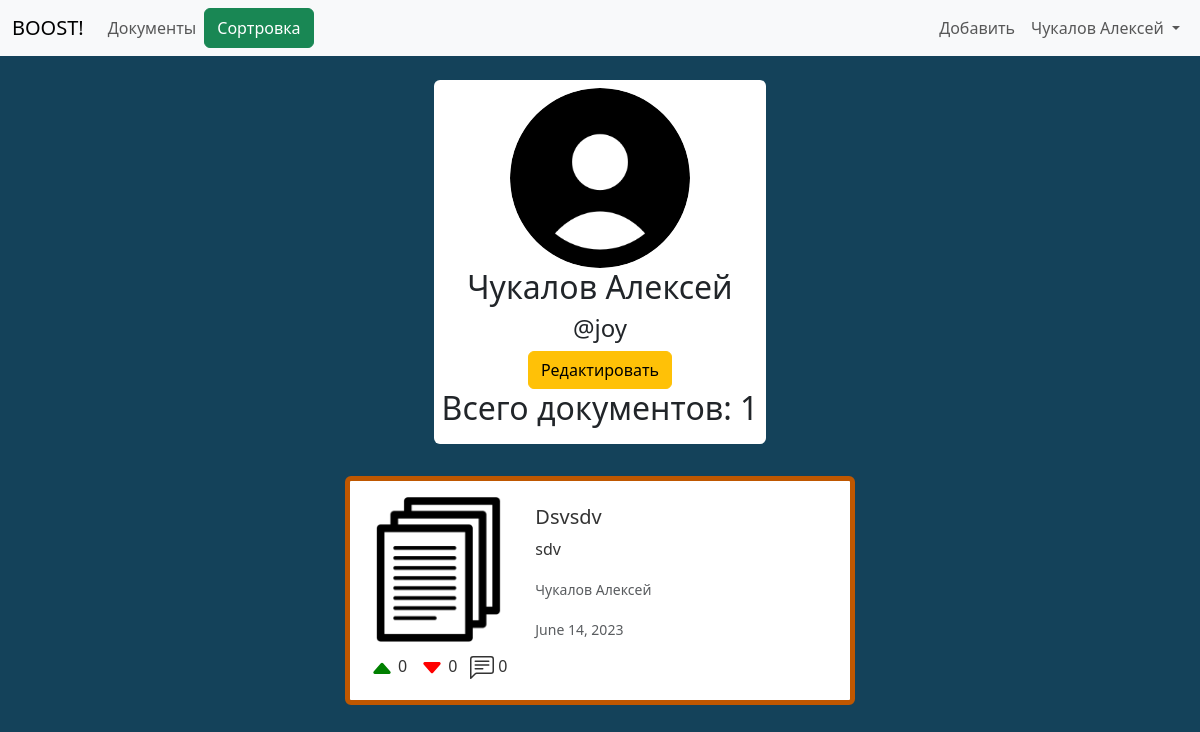
Before: /id1/ (signed in) with the older database file.
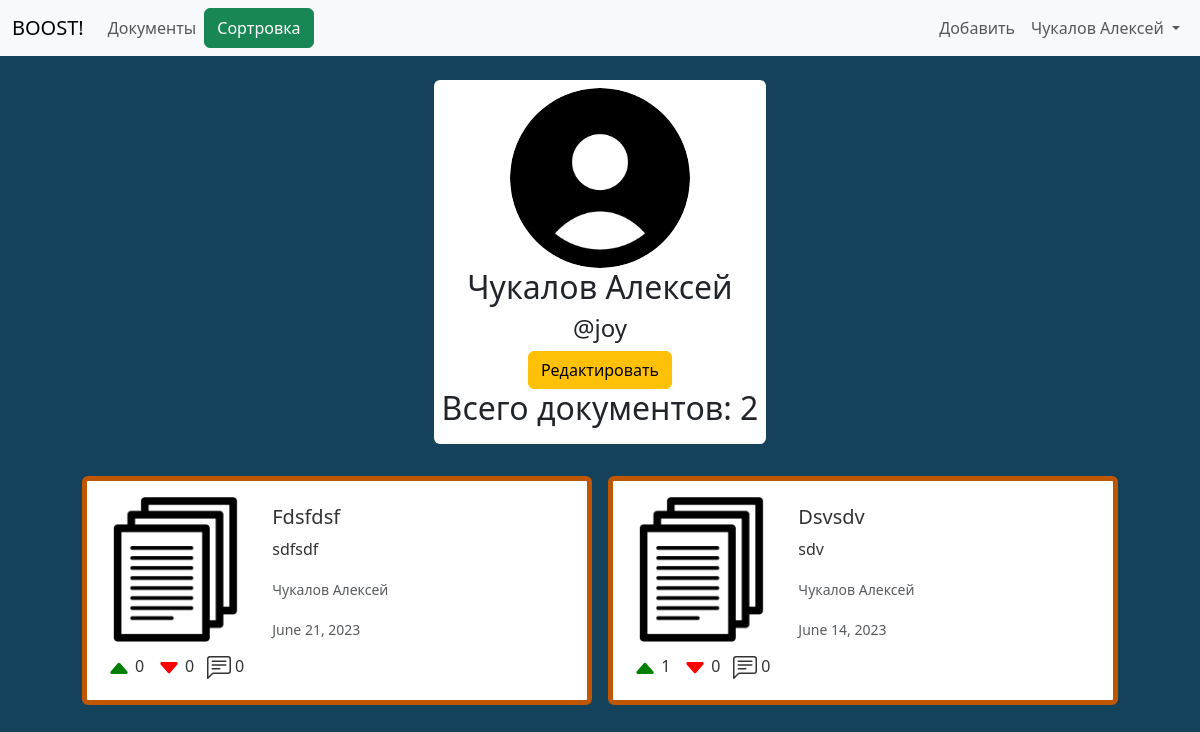
After: the same page with the newer database file.
### app/models.py (models this page shows, shortened)
class Doc (models.Model):
    objects = models.Manager()
    title = models.CharField(max_length=255)
    description = models.CharField(max_length=511, blank=True)
    link = models.URLField(max_length=255, unique=True)
    path = models.CharField(max_length=127)
    preview = models.ImageField(
        upload_to='media/',
        blank=False,
        default='media/default_images/default_document.png'
    )
    likes = models.IntegerField(default=0)
    dislikes = models.IntegerField(default=0)
    comments = models.IntegerField(default=0)
    studies = models.ManyToManyField(Study)
    subjects = models.ManyToManyField(Subject)
    author = models.ForeignKey(User, on_delete=models.CASCADE)
    date = models.DateField()

### accounts/models.py (models this page shows, shortened)
class User (AbstractBaseUser):
    objects = UserManager()
    email = models.EmailField(
        verbose_name='адресс электронной почты',
        max_length=255,
        unique=True
    )
    username = models.CharField(
        verbose_name='ник',
        max_length=30,
        unique=True
    )
    avatar = models.ImageField(
        verbose_name='Avatar',
        default=DEFAULT_AVATAR,
        upload_to='media/',
        blank=False,
    )
    first_name = models.CharField(
        verbose_name='ваше имя',
        max_length=30
    )
    last_name = models.CharField(
        verbose_name='вашу фамилию',
        max_length=30
    )
    bookmarks = models.ManyToManyField(
        Doc,
        blank=True
    )
    is_active = models.BooleanField(default=True)
    staff = models.BooleanField(default=False)
    admin = models.BooleanField(default=False)
    USERNAME_FIELD = 'email'
    REQUIRED_FIELDS = ['username', 'first_name', 'last_name']
    def __str__(self):
        return f'{self.last_name} {self.first_name}'

### app/views.py (the view)
# urls.py: path('id<int:pk>/', login_required(views.profile, login_url='/login/'), name='profile'),
def profile(request, pk):
    context = {}
    user_profile = User.objects.get(pk=pk)
    docs = Doc.objects.filter(
        author=user_profile
    )
    if request.GET.get('drop'):
        return redirect(f'/id{request.user.pk}')
    sort_docs = SortDocs(request)
    sort_docs.convert()
    docs = sort_docs.make_request(docs)
    context['sort_form'] = TagsSortForm(
        initial={
            'studies': sort_docs.studies,
            'sort_type': sort_docs.sort_type_get,
            'subjects': sort_docs.subjects,
        }
    )
    context['search_form'] = SearchForm(
        initial={
            'q': sort_docs.search
        }
    )
    for i in range(len(docs)):
        docs[i].title = docs[i].title.capitalize()
    context['user_profile'] = user_profile
    context['docs'] = docs
    context['has_docs'] = True
    return render(request, 'profile.html', context)

### app/third_party/sort_docs.py (called while the page is built, shortened)
    def convert(self):
        if self.sort_type_get:
            self.sort_type = self.SORT_TYPES[int(self.sort_type_get) - 1]
        else:
            self.sort_type = '-pk'
        if self.subjects:
            self.query_subjects = Q(subjects__in=self.subjects)
        if self.studies:
            self.query_studies = Q(studies__in=self.studies)

    def make_request(self, docs=Doc.objects.all()):
        docs = docs.filter(
            self.query_subjects & self.query_studies & (self.query_title | self.query_description)
        ).order_by(self.sort_type)
        return docs

### app/third_party/tags.py (called while the page is built)
    def __str__(self):
        return str(self.name)

    def __str__(self):
        return str(self.level)

### app/templates/profile.html (shortened to what this page needs)
<!DOCTYPE html>
{% load static %}
<html lang="en">
<head>
    <link rel="stylesheet" href="{% static 'bootstrap.min.css' %}">
    <link rel="stylesheet" href="{% static 'styles/profile.css' %}">
    <link rel="stylesheet" href="{% static 'styles/main.css' %}">
</head>
<body>
    <header class="mb-4">
        {% include 'menu.html' %}
    </header>
    <main>
        <section class="d-flex justify-content-center">
            <section class="d-flex align-items-center flex-column mb-4 p-2 bg-body rounded">
                <img class="rounded-circle" id="avatar" src="{{user_profile.avatar.url}}" alt="">
                <h2 class="text-center">{{user_profile}}</h2>
                <h4 class="text-center">@{{user_profile.username}}</h4>
                {% if user_profile == user %}
                    <a class="btn btn-warning" href="edit/">Редактировать</a>
                {% endif %}
                <h2>Всего документов: {{docs.count}}</h2>
            </section>
        </section>
            <section class="d-flex justify-content-center flex-wrap">
                {% for doc in docs %}
                <div class="cardDoc card border-5 m-2 p-2" style="max-width: 540px;">
                    <a href="/document{{doc.pk}}" class="cardLink">
                    <div class="row g-0">
                    <div class="col-md-4 p-2 align-bottom">
                        <img src="{{doc.preview.url}}" class="img-fluid rounded-start mb-2" alt="">
                        <div class="d-flex justify-content-between">
                            <p class="m-1">{% include 'note_icons/caret_up_fill.html' %} {{doc.likes}}</p>
                            <p class="m-1">{% include 'note_icons/caret_down_fill.html' %} {{doc.dislikes}}</p>
                            <p class="m-1">{% include 'note_icons/comment.html' %} {{doc.comments}}</p>
                        </div>
                    </div>
                        <div class="col-md-8">
                            <div class="card-body">
                                <div class="d-flex justify-content-between">
                                    <h5 class="card-title">{{doc.title}}</h5>
                                </div>
                                    <p class="card-text">{{doc.description}}</p>
                                    <p class="card-text"><small class="text-body-secondary">{{doc.author}}</small></p>
                                    <div class="d-flex justify-content-between">
                                        <p class="card-text"><small class="text-body-secondary">{{doc.date}}</small></p>
                                    </div>
                                </div>
                            </div>
                        </div>
                    </a>
                    </div>
                {% endfor %}
            </section>
    </main>
</body>
</html>

### app/templates/note_icons/caret_up_fill.html
<svg xmlns="http://www.w3.org/2000/svg" width="24" height="24" fill="currentColor" class="bi bi-caret-up-fill" viewBox="0 0 16 16">
  <g color="green">
    <path d="m7.247 4.86-4.796 5.481c-.566.647-.106 1.659.753 1.659h9.592a1 1 0 0 0 .753-1.659l-4.796-5.48a1 1 0 0 0-1.506 0z"/>
  </g>
</svg>

### app/templates/note_icons/caret_down_fill.html
<svg xmlns="http://www.w3.org/2000/svg" width="24" height="24" fill="currentColor" class="bi bi-caret-down-fill" viewBox="0 0 16 16">
  <g color="red">
    <path d="M7.247 11.14 2.451 5.658C1.885 5.013 2.345 4 3.204 4h9.592a1 1 0 0 1 .753 1.659l-4.796 5.48a1 1 0 0 1-1.506 0z"/>
  </g>
</svg>

Changed rows visible on the page:
added Doc: preview (placeholder picture), likes "0", dislikes "0", comments "0", title "Fdsfdsf", description "sdfsdf", author "Чукалов Алексей", date "June 21, 2023"
changed Doc "Dsvsdv": likes "0" → "1"
Other visible differences:
{{ docs.count }}: "1" → "2"
